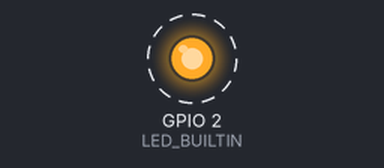
This sketch was run on a simulated ESP8266 (NodeMCU). On the bench: output pins drawn as LEDs (lit = HIGH, except the on-board LED, lit = LOW). Dashed ring = blinking. WiFi joins after 1.5 s; servers stay silent unless stated; what the sketch prints to the serial monitor is not drawn.

Above: at 3.1 s.
Timing chart, 0 to 5.8 s (numbered marks = the images above):
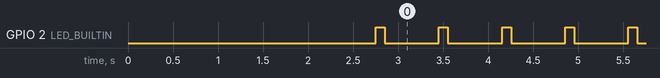

The sketch:

WifiTEST.ino
```cpp
#include <ESP8266WiFi.h>
#include <ESP8266WiFiMulti.h>

#ifndef STASSID
#define STASSID "INFINITUM4804_2.4"      // "SSID-nombre Wifi"
#define PASS "PpU7cUttBJ"            // Contraseña del Wifi
#endif

const char* ssid     = STASSID;
const char* password = PASS;

ESP8266WiFiMulti WiFiMulti;

boolean conectado = false; //variable para usar el loop cuando esta conectado al wifi


void setup() {
  Serial.begin(115200);
  pinMode(LED_BUILTIN, OUTPUT);
  delay(1000);
  Serial.println("Iniciando......");


  WiFi.mode(WIFI_STA);
  WiFiMulti.addAP(ssid, password);


  //el codigo solo va a esperar a conectar al wifi no tiene sentido seguir sin la coneccion al wifi por lo tanto solo retorna true o se mantiene en un siclo esperando conectar a la SSID
  if(conectarWiFi()){
    Serial.println("OKEY");
    delay(250);
    conectado = true;
  }
}

void loop() {
  if(conectado){
    digitalWrite(LED_BUILTIN, HIGH);
    delay(100);
    digitalWrite(LED_BUILTIN, LOW);
    delay(100);

    if(WiFiMulti.run() == WL_CONNECTED){//si la coneccion se pierde intentara reconectar mientras muestra el mensaje
      Serial.println("Aun conectado!");
      delay(500);
    }else{
      Serial.println("Ha perdido la conexion");
      delay(500);
    }
  }
}

boolean conectarWiFi(){
  Serial.print("Esperando conectar a ");
  Serial.print(STASSID);
  Serial.print(" ...");
  while (WiFiMulti.run() != WL_CONNECTED) {
    Serial.print(".");
    delay(500);
  }
  Serial.println("");
  Serial.println("WiFi conectado");
  Serial.print("IP address: ");
  Serial.println(WiFi.localIP());
  return true;
  delay(500);
}
```

Measured:
- by itself, GPIO 2 (LED_BUILTIN): alternates HIGH for 0.10 s and LOW for 0.60 s
